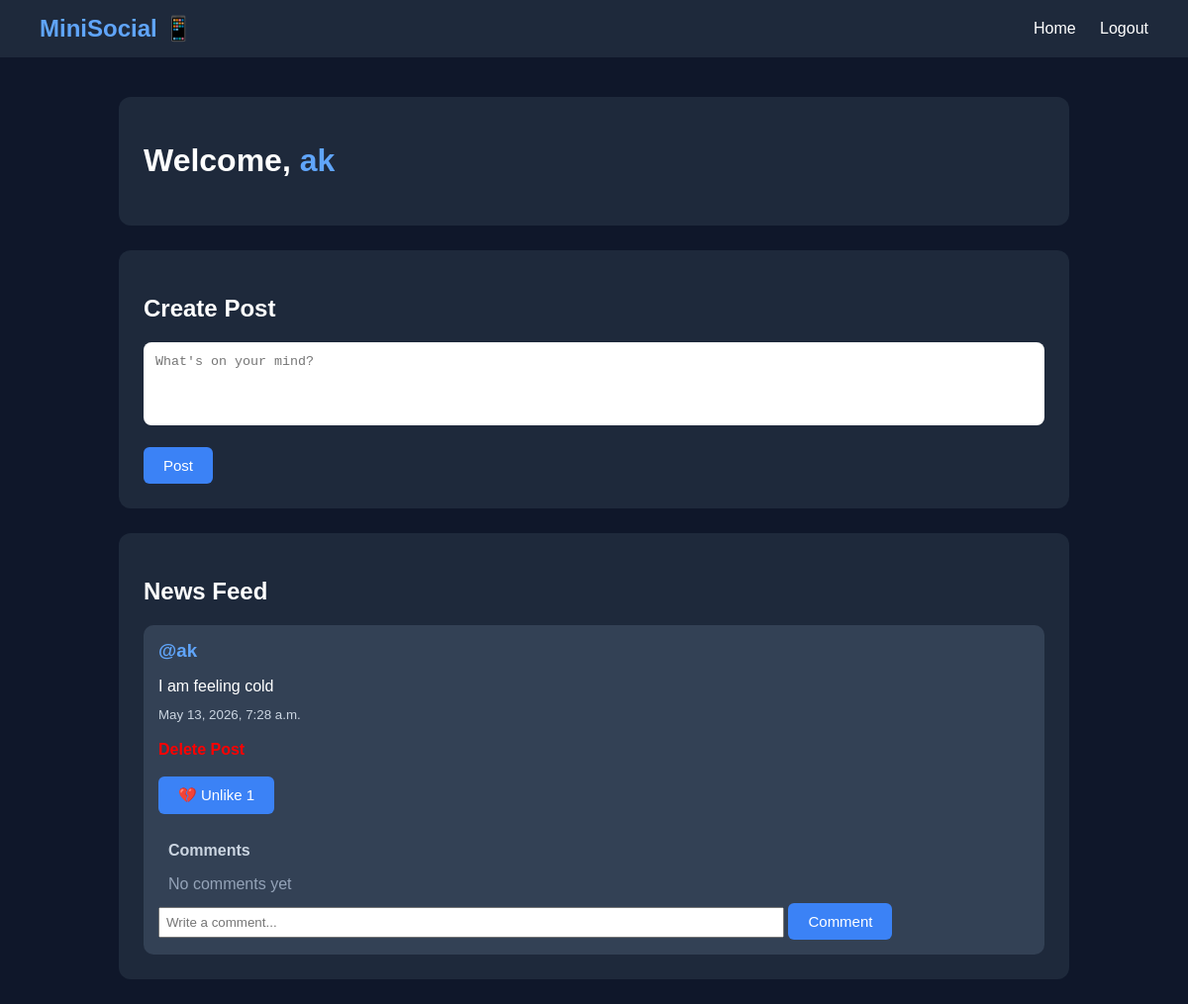
The page / (signed in) on the database as committed earlier.
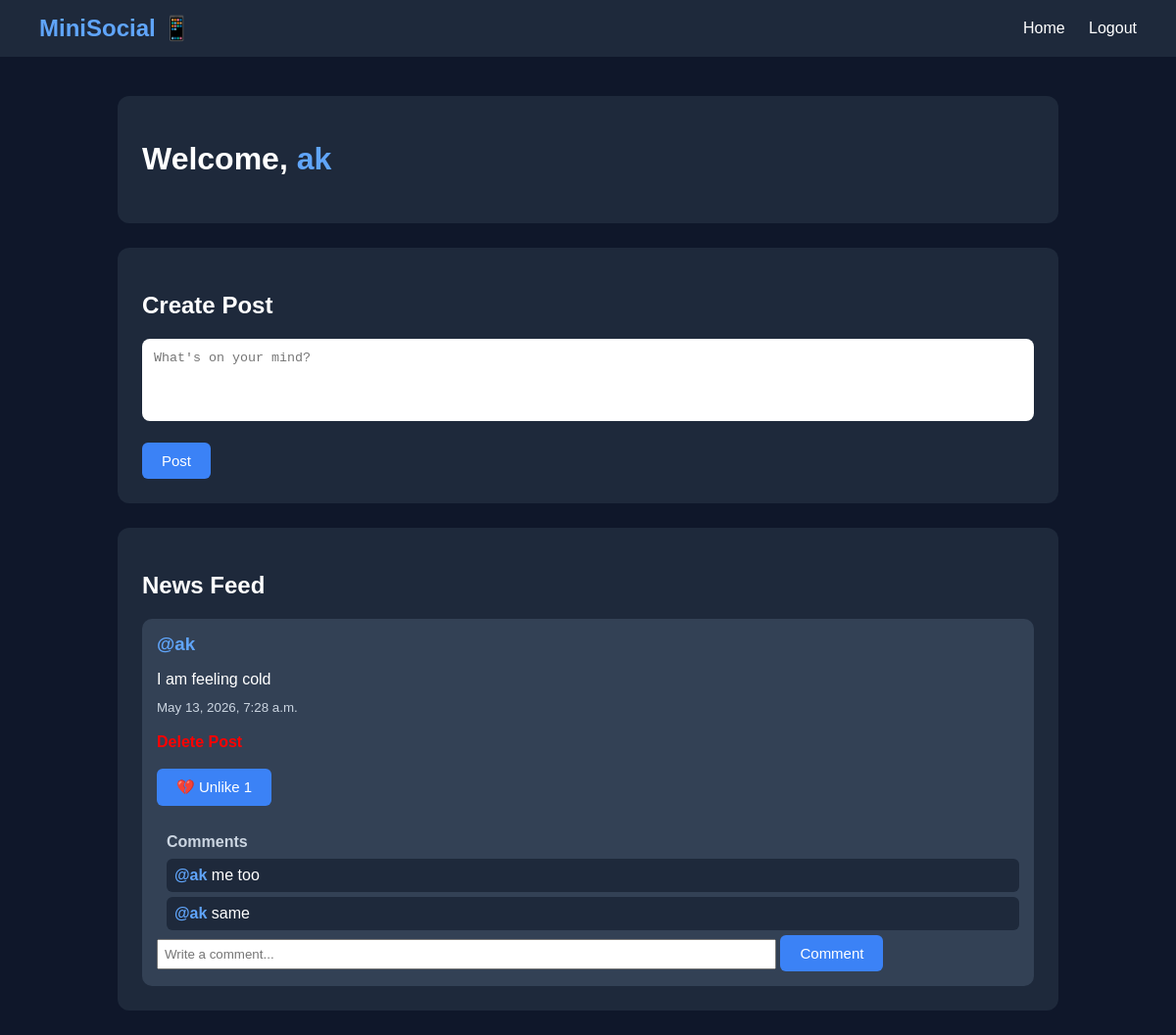
The same page on the database as committed later.
### posts/models.py (models this page shows, shortened)
class Post(models.Model):
    user=models.ForeignKey(User,on_delete=models.CASCADE)
    content=models.TextField()
    created_at=models.DateTimeField(auto_now_add=True)

### interactions/models.py (models this page shows, shortened)
class Comment(models.Model):
    user=models.ForeignKey(User,on_delete=models.CASCADE)
    post=models.ForeignKey(Post, on_delete=models.CASCADE,related_name="comments")
    content=models.TextField()
    created_at=models.DateTimeField(auto_now_add=True)

### accounts/views.py (the view)
# urls.py: path('', views.home,name="home"),
def home(request):
    if request.user.is_anonymous:
        return redirect("login")
    posts=Post.objects.all().order_by("-created_at") #- means newest first
    liked_posts = Like.objects.filter(user=request.user).values_list('post_id', flat=True)
    return render(request, "home.html", {
    "posts": posts,
    "liked_posts": liked_posts
})

### templates/home.html (shortened to what this page needs)
<!DOCTYPE html>
<html lang="en">
<head>
</head>
<body>
    <div class="navbar">
        <div class="logo">MiniSocial 📱</div>
        <div class="nav-links">
            <a href="/">Home</a>
            <a href="/logout/">Logout</a>
        </div>
    </div>
    <div class="container">
        <div class="welcome-box">
            <h1>
                Welcome,
                <a href="/profile/{{ user.username }}/"
                   style="color:#60a5fa; text-decoration:none;">
                    {{ user.username }}
                </a>
            </h1>
        </div>
        <div class="feed-box">
            <h2>Create Post</h2>
            <form method="POST" action="/posts/create/">
                <textarea name="content"
                          placeholder="What's on your mind?"
                          rows="4"
                          required></textarea>
                <br><br>
                <button type="submit">Post</button>
            </form>
        </div>
        <div class="feed-box">
            <h2>News Feed</h2>
            {% for post in posts %}
                <div class="post">
                    <h3>
                        <a href="/profile/{{ post.user.username }}/"
                           style="color:#60a5fa; text-decoration:none;">
                            @{{ post.user.username }}
                        </a>
                    </h3>
                    <p>{{ post.content }}</p>
                    <small>{{ post.created_at }}</small>
                    <br><br>
                    {% if request.user == post.user %}
                        <a href="/interactions/delete/{{ post.id }}/"
                           onclick="return confirm('Delete this post?')"
                           style="color:red; text-decoration:none; font-weight:bold;">
                        </a>
                    {% endif %}
                    <br><br>
                    {% if post.id in liked_posts %}
                        <form method="POST" action="/interactions/like/{{ post.id }}/">
                            <button type="submit">💔 Unlike {{ post.likes.count }}</button>
                        </form>
                    {% else %}
                        <form method="POST" action="/interactions/like/{{ post.id }}/">
                            {% csrf_token %}
                            <button type="submit">❤️ Like {{ post.likes.count }}</button>
                        </form>
                    {% endif %}
                    <br>
                    <div style="margin-top:10px; padding-left:10px;">
                        <b style="color:#cbd5e1;">Comments</b>
                        <div style="margin-top:8px;">
                            {% for comment in post.comments.all %}
                                <div style="background:#1e293b; padding:8px; border-radius:6px; margin-bottom:5px;">
                                    <b style="color:#60a5fa;">
                                        @{{ comment.user.username }}
                                    </b>
                                    {{ comment.content }}
                                </div>
                            {% empty %}
                                <p style="color:#94a3b8;">No comments yet</p>
                            {% endfor %}
                        </div>
                    </div>
                    <form method="POST" action="/interactions/comment/{{ post.id }}/">
                        <input type="text"
                               name="content"
                               placeholder="Write a comment..."
                               style="width:70%; padding:6px;">
                        <button type="submit">Comment</button>
                    </form>
                </div>
            {% empty %}
                <p>No posts yet.</p>
            {% endfor %}
        </div>
    </div>
</body>
</html>

### templates/home.html (style rules this page uses)
body { margin:0; font-family:Arial,sans-serif; background:#0f172a; color:white; }
.navbar { background:#1e293b; padding:15px 40px; display:flex; justify-content:space-between; align-items:center; }
.logo { font-size:24px; font-weight:bold; color:#60a5fa; }
.nav-links a { color:white; text-decoration:none; margin-left:20px; }
.container { width:80%; margin:auto; margin-top:40px; }
.welcome-box { background:#1e293b; padding:25px; border-radius:12px; margin-bottom:25px; }
.feed-box { background:#1e293b; padding:25px; border-radius:12px; margin-bottom:25px; }
textarea { width:100%; padding:12px; border:none; border-radius:8px; resize:none; box-sizing:border-box; outline:none; }
button { padding:10px 20px; border:none; border-radius:6px; background:#3b82f6; color:white; cursor:pointer; font-size:15px; }
.post { background:#334155; padding:15px; border-radius:10px; margin-top:15px; }
.post h3 { margin:0; margin-bottom:10px; color:#60a5fa; }
.post p { margin-bottom:10px; }
small { color:#cbd5e1; }

Rows that differ between the two databases and show on the page:
shown differently, row unchanged: Post "I am feeling cold": no longer shows "No comments yet"
added Comment: user.username "ak", content "me too"
added Comment: user.username "ak", content "same"
